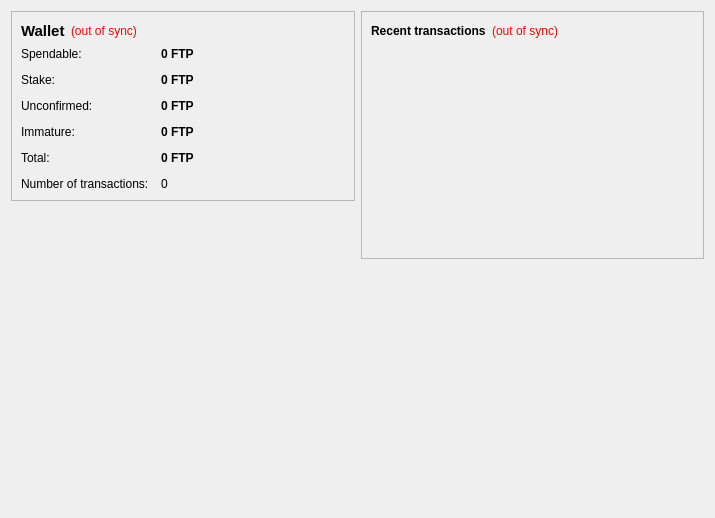
<?xml version="1.0" encoding="UTF-8"?>
<ui version="4.0">
 <class>OverviewPage</class>
 <widget class="QWidget" name="OverviewPage">
  <property name="geometry">
   <rect>
    <x>0</x>
    <y>0</y>
    <width>715</width>
    <height>518</height>
   </rect>
  </property>
  <property name="windowTitle">
   <string>Form</string>
  </property>
  <layout class="QHBoxLayout" name="horizontalLayout" stretch="1,1">
   <item>
    <layout class="QVBoxLayout" name="verticalLayout_2">
     <item>
      <widget class="QFrame" name="frame">
       <property name="frameShape">
        <enum>QFrame::StyledPanel</enum>
       </property>
       <property name="frameShadow">
        <enum>QFrame::Raised</enum>
       </property>
       <layout class="QVBoxLayout" name="verticalLayout_4">
        <item>
         <layout class="QHBoxLayout" name="horizontalLayout_4">
          <item>
           <widget class="QLabel" name="label_5">
            <property name="font">
             <font>
              <pointsize>11</pointsize>
              <weight>75</weight>
              <bold>true</bold>
             </font>
            </property>
            <property name="text">
             <string>Wallet</string>
            </property>
           </widget>
          </item>
          <item>
           <widget class="QLabel" name="labelWalletStatus">
            <property name="toolTip">
             <string>The displayed information may be out of date. Your wallet automatically synchronizes with the FuturePoints network after a connection is established, but this process has not completed yet.</string>
            </property>
            <property name="styleSheet">
             <string notr="true">QLabel { color: red; }</string>
            </property>
            <property name="text">
             <string notr="true">(out of sync)</string>
            </property>
            <property name="alignment">
             <set>Qt::AlignLeading|Qt::AlignLeft|Qt::AlignVCenter</set>
            </property>
           </widget>
          </item>
          <item>
           <spacer name="horizontalSpacer_2">
            <property name="orientation">
             <enum>Qt::Horizontal</enum>
            </property>
            <property name="sizeHint" stdset="0">
             <size>
              <width>40</width>
              <height>20</height>
             </size>
            </property>
           </spacer>
          </item>
         </layout>
        </item>
        <item>
         <layout class="QFormLayout" name="formLayout_2">
          <property name="fieldGrowthPolicy">
           <enum>QFormLayout::AllNonFixedFieldsGrow</enum>
          </property>
          <property name="horizontalSpacing">
           <number>12</number>
          </property>
          <property name="verticalSpacing">
           <number>12</number>
          </property>
          <item row="0" column="0">
           <widget class="QLabel" name="label">
            <property name="text">
             <string>Spendable:</string>
            </property>
           </widget>
          </item>
          <item row="0" column="1">
           <widget class="QLabel" name="labelBalance">
            <property name="font">
             <font>
              <weight>75</weight>
              <bold>true</bold>
             </font>
            </property>
            <property name="cursor">
             <cursorShape>IBeamCursor</cursorShape>
            </property>
            <property name="toolTip">
             <string>Your current balance</string>
            </property>
            <property name="text">
             <string notr="true">0 FTP</string>
            </property>
            <property name="textInteractionFlags">
             <set>Qt::LinksAccessibleByMouse|Qt::TextSelectableByKeyboard|Qt::TextSelectableByMouse</set>
            </property>
           </widget>
          </item>
          <item row="1" column="0">
           <widget class="QLabel" name="label_6">
            <property name="text">
             <string>Stake:</string>
            </property>
           </widget>
          </item>
          <item row="1" column="1">
           <widget class="QLabel" name="labelStake">
            <property name="font">
             <font>
              <weight>75</weight>
              <bold>true</bold>
             </font>
            </property>
            <property name="cursor">
             <cursorShape>IBeamCursor</cursorShape>
            </property>
            <property name="toolTip">
             <string>Total of coins that was staked, and do not yet count toward the current balance</string>
            </property>
            <property name="text">
             <string notr="true">0 FTP</string>
            </property>
            <property name="textInteractionFlags">
             <set>Qt::LinksAccessibleByMouse|Qt::TextSelectableByKeyboard|Qt::TextSelectableByMouse</set>
            </property>
           </widget>
          </item>
          <item row="2" column="0">
           <widget class="QLabel" name="label_3">
            <property name="text">
             <string>Unconfirmed:</string>
            </property>
           </widget>
          </item>
          <item row="2" column="1">
           <widget class="QLabel" name="labelUnconfirmed">
            <property name="font">
             <font>
              <weight>75</weight>
              <bold>true</bold>
             </font>
            </property>
            <property name="cursor">
             <cursorShape>IBeamCursor</cursorShape>
            </property>
            <property name="toolTip">
             <string>Total of transactions that have yet to be confirmed, and do not yet count toward the current balance</string>
            </property>
            <property name="text">
             <string notr="true">0 FTP</string>
            </property>
            <property name="textInteractionFlags">
             <set>Qt::LinksAccessibleByMouse|Qt::TextSelectableByKeyboard|Qt::TextSelectableByMouse</set>
            </property>
           </widget>
          </item>
          <item row="3" column="0">
           <widget class="QLabel" name="labelImmatureText">
            <property name="text">
             <string>Immature:</string>
            </property>
           </widget>
          </item>
          <item row="3" column="1">
           <widget class="QLabel" name="labelImmature">
            <property name="font">
             <font>
              <weight>75</weight>
              <bold>true</bold>
             </font>
            </property>
            <property name="toolTip">
             <string>Mined balance that has not yet matured</string>
            </property>
            <property name="text">
             <string notr="true">0 FTP</string>
            </property>
            <property name="textInteractionFlags">
             <set>Qt::LinksAccessibleByMouse|Qt::TextSelectableByKeyboard|Qt::TextSelectableByMouse</set>
            </property>
           </widget>
          </item>
          <item row="5" column="1">
           <widget class="QLabel" name="labelNumTransactions">
            <property name="toolTip">
             <string>Total number of transactions in wallet</string>
            </property>
            <property name="text">
             <string notr="true">0</string>
            </property>
           </widget>
          </item>
          <item row="5" column="0">
           <widget class="QLabel" name="label_2">
            <property name="text">
             <string>Number of transactions:</string>
            </property>
           </widget>
          </item>
          <item row="4" column="0">
           <widget class="QLabel" name="labelTotalText">
            <property name="text">
             <string>Total:</string>
            </property>
           </widget>
          </item>
          <item row="4" column="1">
           <widget class="QLabel" name="labelTotal">
            <property name="font">
             <font>
              <weight>75</weight>
              <bold>true</bold>
             </font>
            </property>
            <property name="text">
             <string notr="true">0 FTP</string>
            </property>
           </widget>
          </item>
         </layout>
        </item>
       </layout>
      </widget>
     </item>
     <item>
      <spacer name="verticalSpacer">
       <property name="orientation">
        <enum>Qt::Vertical</enum>
       </property>
       <property name="sizeHint" stdset="0">
        <size>
         <width>20</width>
         <height>40</height>
        </size>
       </property>
      </spacer>
     </item>
     <item>
      <widget class="QLabel" name="label_6">
       <property name="text">
        <string/>
       </property>
       <property name="pixmap">
        <pixmap resource="../bitcoin.qrc">:/images/backg</pixmap>
       </property>
       <property name="scaledContents">
        <bool>false</bool>
       </property>
       <property name="alignment">
        <set>Qt::AlignCenter</set>
       </property>
       <property name="margin">
        <number>-2</number>
       </property>
      </widget>
     </item>
    </layout>
   </item>
   <item>
    <layout class="QVBoxLayout" name="verticalLayout_3">
     <item>
      <widget class="QFrame" name="frame_2">
       <property name="frameShape">
        <enum>QFrame::StyledPanel</enum>
       </property>
       <property name="frameShadow">
        <enum>QFrame::Raised</enum>
       </property>
       <layout class="QVBoxLayout" name="verticalLayout">
        <item>
         <layout class="QHBoxLayout" name="horizontalLayout_2">
          <item>
           <widget class="QLabel" name="label_4">
            <property name="text">
             <string>&lt;b&gt;Recent transactions&lt;/b&gt;</string>
            </property>
           </widget>
          </item>
          <item>
           <widget class="QLabel" name="labelTransactionsStatus">
            <property name="toolTip">
             <string>The displayed information may be out of date. Your wallet automatically synchronizes with the FuturePoints network after a connection is established, but this process has not completed yet.</string>
            </property>
            <property name="styleSheet">
             <string notr="true">QLabel { color: red; }</string>
            </property>
            <property name="text">
             <string notr="true">(out of sync)</string>
            </property>
            <property name="alignment">
             <set>Qt::AlignRight|Qt::AlignTrailing|Qt::AlignVCenter</set>
            </property>
           </widget>
          </item>
          <item>
           <spacer name="horizontalSpacer">
            <property name="orientation">
             <enum>Qt::Horizontal</enum>
            </property>
            <property name="sizeHint" stdset="0">
             <size>
              <width>40</width>
              <height>20</height>
             </size>
            </property>
           </spacer>
          </item>
         </layout>
        </item>
        <item>
         <widget class="QListView" name="listTransactions">
          <property name="styleSheet">
           <string notr="true">QListView { background: transparent; }</string>
          </property>
          <property name="frameShape">
           <enum>QFrame::NoFrame</enum>
          </property>
          <property name="verticalScrollBarPolicy">
           <enum>Qt::ScrollBarAlwaysOff</enum>
          </property>
          <property name="horizontalScrollBarPolicy">
           <enum>Qt::ScrollBarAlwaysOff</enum>
          </property>
          <property name="selectionMode">
           <enum>QAbstractItemView::NoSelection</enum>
          </property>
         </widget>
        </item>
       </layout>
      </widget>
     </item>
     <item>
      <spacer name="verticalSpacer_2">
       <property name="orientation">
        <enum>Qt::Vertical</enum>
       </property>
       <property name="sizeHint" stdset="0">
        <size>
         <width>20</width>
         <height>40</height>
        </size>
       </property>
      </spacer>
     </item>
    </layout>
   </item>
  </layout>
 </widget>
 <resources>
  <include location="../bitcoin.qrc"/>
 </resources>
 <connections/>
</ui>
